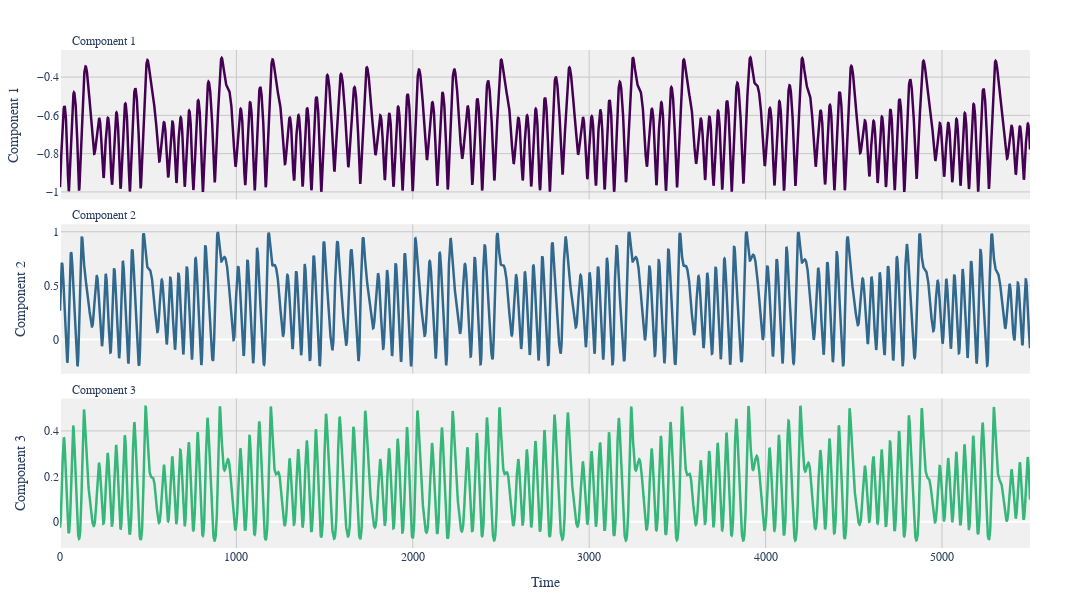

Notebook code for this chart:
### Markdown cell above
Vizulizing Datasets

### Code cell
viz.plot_components(input)

### Figure 1 — Plotly figure (JSON) as saved in the notebook; plotly's stock layout.template omitted (floating-point values rounded to 4 significant figures; data arrays with more than 128 entries replaced by an {"elided": "..."} marker saying what was removed)
{"data": [{"hoverinfo": "x+y", "line": {"color": "#440154", "width": 2.5}, "mode": "lines", "name": "Component 1", "showlegend": false, "type": "scatter", "x": {"elided": "5500 int values"}, "xaxis": "x", "y": {"elided": "5500 float values"}, "yaxis": "y"}, {"hoverinfo": "x+y", "line": {"color": "#31688e", "width": 2.5}, "mode": "lines", "name": "Component 2", "showlegend": false, "type": "scatter", "x": {"elided": "5500 int values"}, "xaxis": "x2", "y": {"elided": "5500 float values"}, "yaxis": "y2"}, {"hoverinfo": "x+y", "line": {"color": "#35b779", "width": 2.5}, "mode": "lines", "name": "Component 3", "showlegend": false, "type": "scatter", "x": {"elided": "5500 int values"}, "xaxis": "x3", "y": {"elided": "5500 float values"}, "yaxis": "y3"}], "layout": {"annotations": [{"font": {"size": 12}, "showarrow": false, "text": "Component 1", "x": 0.01, "xanchor": "left", "xref": "paper", "y": 1, "yanchor": "bottom", "yref": "paper"}, {"font": {"size": 12}, "showarrow": false, "text": "Component 2", "x": 0.01, "xanchor": "left", "xref": "paper", "y": 0.65, "yanchor": "bottom", "yref": "paper"}, {"font": {"size": 12}, "showarrow": false, "text": "Component 3", "x": 0.01, "xanchor": "left", "xref": "paper", "y": 0.3, "yanchor": "bottom", "yref": "paper"}], "font": {"family": "Arial", "size": 12}, "height": 600, "hovermode": "x unified", "margin": {"b": 50, "l": 50, "r": 50, "t": 50}, "paper_bgcolor": "white", "plot_bgcolor": "rgb(240, 240, 240)", "title": {"font": {"family": "Arial", "size": 20}, "text": "", "x": 0.5, "xanchor": "center", "y": 0.95, "yanchor": "top"}, "width": 1080, "xaxis": {"anchor": "y", "domain": [0, 1], "gridcolor": "rgb(200, 200, 200)", "matches": "x3", "showgrid": true, "showticklabels": false}, "xaxis2": {"anchor": "y2", "domain": [0, 1], "gridcolor": "rgb(200, 200, 200)", "matches": "x3", "showgrid": true, "showticklabels": false}, "xaxis3": {"anchor": "y3", "domain": [0, 1], "gridcolor": "rgb(200, 200, 200)", "showgrid": true, "title": {"text": "Time"}}, "yaxis": {"anchor": "x", "domain": [0.7, 1], "gridcolor": "rgb(200, 200, 200)", "showgrid": true, "title": {"text": "Component 1"}}, "yaxis2": {"anchor": "x2", "domain": [0.35, 0.65], "gridcolor": "rgb(200, 200, 200)", "showgrid": true, "title": {"text": "Component 2"}}, "yaxis3": {"anchor": "x3", "domain": [0, 0.3], "gridcolor": "rgb(200, 200, 200)", "showgrid": true, "title": {"text": "Component 3"}}}}
